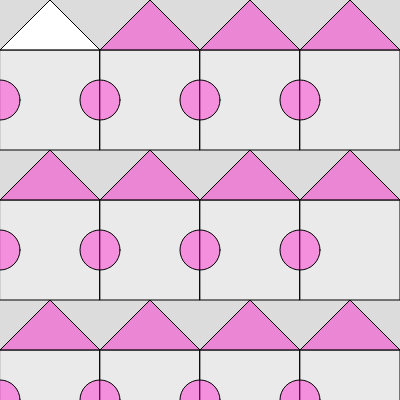
Frame 1 (no input)
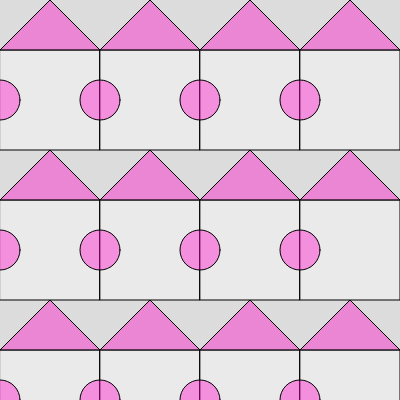
Frame 60 (no input)
Frame 120 (the mouse pressed at the canvas centre since frame 60): identical to frame 60, image omitted

The p5.js sketch that drew these frames (run headless with seeded random() and noise() and a simulated clock; from frame 60 on, the mouse is pressed at the canvas centre):

// p5.js sketch
// ── sketch.js
function setup() {
  createCanvas(400, 400);
}

function draw() {
  background(220);
  for (i = 0; i < width; i+=100) {
    for (j = 0; j < width; j+=150) {
    house(i,j+50);
    }
  }
}

function house(a,b) {
  triangle(a, b, a + 50, b-50, a + 100, b);
  fill(255,100)
  square(a, b, 100);
  fill(255,0,200,100)
  circle(a, b+50, 40);
}
